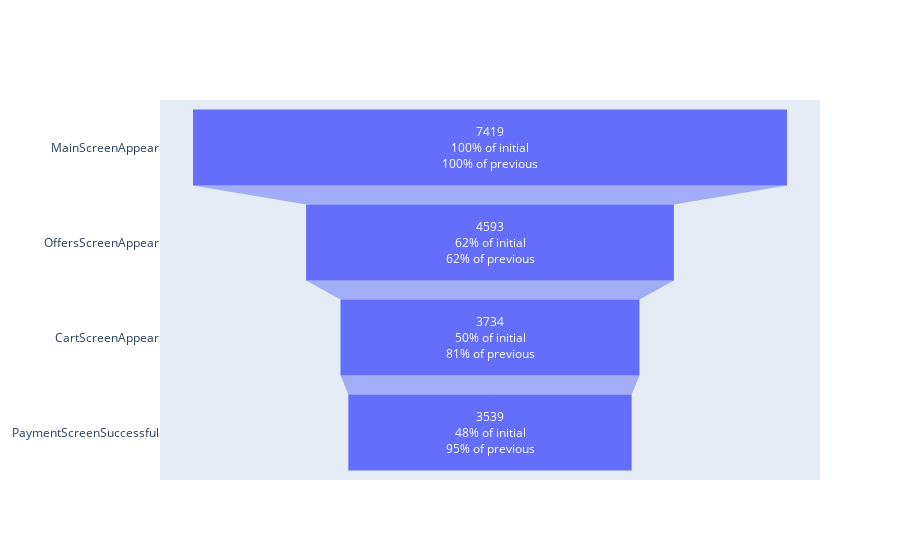

The notebook cell this image was saved under:
### Markdown cell above
Проанализировав данные, можно сделать вывод о том, что событий в логе всего 5:  
-"MainScreenAppear"- просмотр главного экрана,  
-"OffersScreenAppear"- экран с предложением,  
-"CartScreenAppear" - экран "Корзина",  
-"PaymentScreenAppear"- экран с платежным поручением об оплате,  

Предположим, что последовательность событий следующая:    
1. MainScreenAppear  
2. OffersScreenAppear  
3. CartScreenAppear  
4.PaymentScreenAppear

Из 7534 пользователей только 7419 открывали главный экран приложения, что говорит о том, что эти пользователи попали на другие этапы по прямым ссылкам. Получается что события не всегда выстраиваются в последовательную цепочку.

### Code cell
#Построим воронку событий для пользователей:
fig = go.Figure(
    go.Funnel(
        y=users_events['event_name'],
        x=users_events['users_quantity'],
      textinfo = "value+percent initial+percent previous",
    hoverinfo="text")
)
fig.show()

### Figure 1 — Plotly figure (JSON) as saved in the notebook; plotly's stock layout.template omitted (floating-point values rounded to 4 significant figures)
{"data": [{"hoverinfo": "text", "textinfo": "value+percent initial+percent previous", "type": "funnel", "x": [7419, 4593, 3734, 3539], "y": ["MainScreenAppear", "OffersScreenAppear", "CartScreenAppear", "PaymentScreenSuccessful"]}], "layout": {}}
